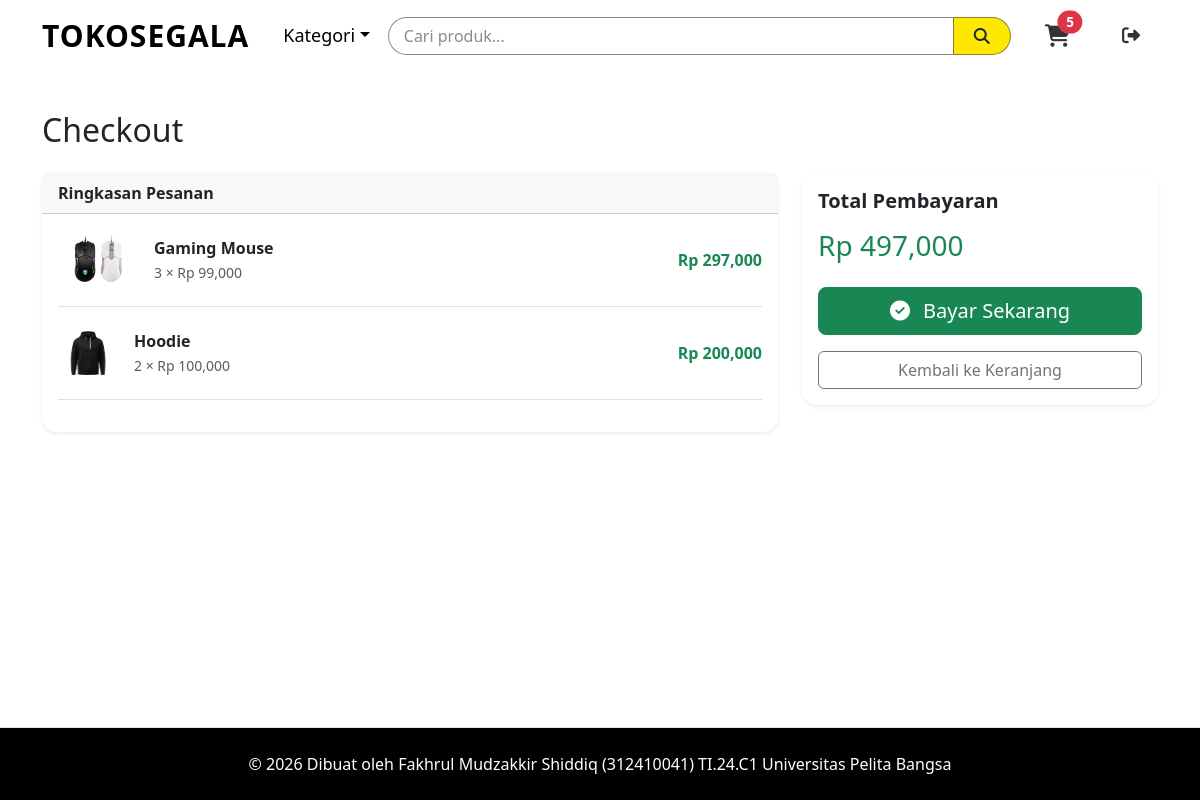
Screenshot of /user/checkout.php (signed in) with the database file from the repository.
### tables this page shows
CREATE TABLE `cart` (
  `id_cart` int(11) NOT NULL,
  `id_user` int(11) DEFAULT NULL,
  `id_product` int(11) DEFAULT NULL,
  `qty` int(11) DEFAULT NULL
);

CREATE TABLE `products` (
  `id_product` int(11) NOT NULL,
  `nama_produk` varchar(100) NOT NULL,
  `kategori` varchar(50) DEFAULT NULL,
  `harga` int(11) NOT NULL,
  `stok` int(11) NOT NULL,
  `gambar` varchar(255) DEFAULT NULL
);

### user/checkout.php (the view, shortened to what this page needs)
<?php
include __DIR__ . '/../config/koneksi.php';
$id_user = $_SESSION['id_user'];
$query = "
SELECT c.id_cart, c.qty, p.nama_produk, p.gambar, p.harga
FROM cart c
JOIN products p ON c.id_product = p.id_product
WHERE c.id_user = $id_user
";
$result = mysqli_query($koneksi, $query);
$items = [];
$total = 0;
while ($row = mysqli_fetch_assoc($result)) {
    $row['subtotal'] = $row['harga'] * $row['qty'];
    $total += $row['subtotal'];
    $items[] = $row;
}
?>
<h2 class="mb-4">Checkout</h2>
<?php if (empty($items)): ?>
    <div class="alert alert-warning text-center">
        Tidak ada produk untuk checkout.
    </div>
<?php else: ?>
<div class="row">
    <div class="col-lg-8 mb-4">
        <div class="card shadow-sm">
            <div class="card-header fw-bold">
                Ringkasan Pesanan
            </div>
            <div class="card-body">
                <?php foreach ($items as $item): ?>
                <div class="d-flex align-items-center mb-3 border-bottom pb-3">
                    <img src="../assets/images/<?= $item['gambar']; ?>" style="height:60px" class="me-3">
                    <div class="flex-grow-1">
                        <div class="fw-semibold"><?= $item['nama_produk']; ?></div>
                        <small class="text-muted">
                            <?= $item['qty']; ?> × Rp <?= number_format($item['harga']); ?>
                        </small>
                    </div>
                    <div class="fw-bold text-success">
                        Rp <?= number_format($item['subtotal']); ?>
                    </div>
                </div>
                <?php endforeach; ?>
            </div>
        </div>
    </div>
    <div class="col-lg-4">
        <div class="card shadow-sm">
            <div class="card-body">
                <h5 class="fw-bold mb-3">Total Pembayaran</h5>
                <h3 class="text-success mb-4">Rp <?= number_format($total); ?></h3>
                <button type="button" class="btn btn-success w-100 btn-lg" data-bs-toggle="modal" data-bs-target="#modalSukses">
                    <i class="fas fa-check-circle me-2"></i> Bayar Sekarang
                </button>
                <a href="keranjang.php" class="btn btn-outline-secondary w-100 mt-3">
                    Kembali ke Keranjang
                </a>
            </div>
        </div>
    </div>
</div>
<?php endif; ?>
<?php
include __DIR__ . '/../layout.php';
?>

### assets/css/style.css (style rules this page uses)
body { background-color: #ffffff; margin: 0; padding: 0; }
.me-2 { background-color: transparent; }
.card { border-radius: 15px; border: none; transition: 0.3s; box-shadow: -1px 0px 16px 0px rgba(0, 0, 0, 0.1); }

### rows the page displays
cart: id_product.gambar (picture), id_product.nama_produk "Gaming Mouse", qty "3", id_product.harga "99,000", subtotal "297,000"
cart: id_product.gambar (picture), id_product.nama_produk "Hoodie", qty "2", id_product.harga "100,000", subtotal "200,000"

### other values shown
$cart_count "5"
$total "497,000"
